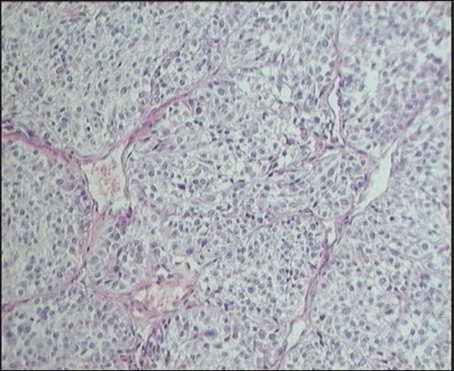
//> input picture usm_enhance/data/cells.png, 454 x 371 px
$ ./usm_enhance -i=data/ciclista_original.jpg data/cells.png out.png   (built with g++ and OpenCV 4)
//> lines starting //> are read from the running program, lines starting //| are printed output that depends on the picture
### usm_enhance/common_code.cpp
#include "common_code.hpp"

// [14 lines left out: function fsiv_create_box_filter, not called in this run]

cv::Mat
fsiv_create_gaussian_filter(const int r)
{
    CV_Assert(r>0);
    cv::Mat ret_v;
    //TODO: Remenber 6*sigma is approx 99,73% of the distribution.

    float size = 2*r+1;
    float a = 1.0/(2.0*M_PI*pow(size/6.0,2));
    ret_v = cv::Mat(size, size, CV_32FC1);
    for (int i = 0; i < size; ++i) {
        for (int j = 0; j < size; ++j) {
            float b = -(pow(i-r,2)+pow(j-r,2))/(2.0*pow(size/6.0,2));
            ret_v.at<float>(i, j) = a * exp(b);
            }
        }
    ret_v /= (cv::sum(ret_v));

    //
    CV_Assert(ret_v.type()==CV_32FC1);
    CV_Assert(ret_v.rows==(2*r+1) && ret_v.rows==ret_v.cols);
    CV_Assert(std::abs(1.0-cv::sum(ret_v)[0])<1.0e-6);
    return ret_v;
}

cv::Mat
fsiv_fill_expansion(cv::Mat const& in, const int r)
{
    CV_Assert(!in.empty());
    CV_Assert(r>0);
    cv::Mat ret_v;
    //TODO:
    //Use of cv::copyMakeBorder is not allowed.
    //Hint you don't need use any for sentence.

    if(in.type() == CV_32FC1){
        ret_v = cv::Mat::zeros(in.rows+2*r, in.cols+2*r, CV_32FC1);
    }

    else{
        ret_v = cv::Mat::zeros(in.rows+2*r, in.cols+2*r, CV_8UC1);
    }

    cv::Rect rectangulo(r, r, in.cols, in.rows); // (x, y, width, height)
    in.copyTo(ret_v(rectangulo)); // copia la imagen en el centro de la imagen de salida
    //
    CV_Assert(ret_v.type()==in.type());
    CV_Assert(ret_v.rows == in.rows+2*r);
    CV_Assert(ret_v.cols == in.cols+2*r);
    return ret_v;
}

// [39 lines left out: function fsiv_circular_expansion, not called in this run]

cv::Mat
fsiv_filter2D(cv::Mat const& in, cv::Mat const& filter)
{
    CV_Assert(!in.empty() && !filter.empty());
    CV_Assert(in.type()==CV_32FC1 && filter.type()==CV_32FC1);
    cv::Mat ret_v;
    //TODO
ret_v = cv::Mat::zeros((in.rows-2*(filter.rows/2)), (in.cols-2*(filter.cols/2)), CV_32FC1);
    // Aplicamos el fliltro 2D a la nueva imagen
    for (int i = 0; i < ret_v.rows; ++i) {
        for (int j = 0; j < ret_v.cols; ++j){
            ret_v.at<float>(i,j) = sum(filter.mul(in(cv::Rect(j, i, filter.cols, filter.rows)))).val[0];
        }
    }
    //
    CV_Assert(ret_v.type()==CV_32FC1);
    CV_Assert(ret_v.rows==in.rows-2*(filter.rows/2));
    CV_Assert(ret_v.cols==in.cols-2*(filter.cols/2));
    return ret_v;
}

cv::Mat
fsiv_combine_images(const cv::Mat src1, const cv::Mat src2,
                    double a, double b)
{
    CV_Assert(src1.type()==src2.type());
    CV_Assert(src1.rows==src2.rows);
    CV_Assert(src1.cols==src2.cols);
    cv::Mat ret_v;
    //TODO
  ret_v = src1.mul(a) + src2.mul(b);

    //
    CV_Assert(ret_v.type()==src2.type());
    CV_Assert(ret_v.rows==src2.rows);
    CV_Assert(ret_v.cols==src2.cols);
    return ret_v;
}

cv::Mat
fsiv_usm_enhance(cv::Mat  const& in, double g, int r,
                 int filter_type, bool circular, cv::Mat *unsharp_mask)
{
    CV_Assert(!in.empty());
    CV_Assert(in.type()==CV_32FC1);
    CV_Assert(r>0);
    CV_Assert(filter_type>=0 && filter_type<=1);
    CV_Assert(g>=0.0);
    cv::Mat ret_v;
    //TODO
    //Hint: use your own functions fsiv_xxxx

cv::Mat filtro, expansion;
    // Aplicamos los filtros
    if(filter_type == 0){
        filtro = fsiv_create_box_filter(r);
    }
    else{
        filtro = fsiv_create_gaussian_filter(r);
    }
    // Expansion de la imagen
    if(!circular){
        expansion = fsiv_fill_expansion(in, r);
    }
    else{
        expansion = fsiv_circular_expansion(in, r);
    }
    // Aplicamos el filtro 2D
    cv::Mat filtro2D = fsiv_filter2D(expansion, filtro);

    // unsharp  mask
    if(unsharp_mask){
        *unsharp_mask = filtro2D;
    }
    // Aplicamos la combinacion de imagenes
    ret_v = fsiv_combine_images(in, filtro2D, 1+g, -g);

    //
    CV_Assert(ret_v.rows==in.rows);
    CV_Assert(ret_v.cols==in.cols);
    CV_Assert(ret_v.type()==CV_32FC1);
    return ret_v;
}

### usm_enhance/usm_enhance.cpp
/*!
  Esto es un esqueleto de programa para usar en las prácticas
  de Visión Artificial.

  Se supone que se utilizará OpenCV.

  Para compilar, puedes ejecutar:
    g++ -Wall -o esqueleto esqueleto.cc `pkg-config opencv --cflags --libs`

*/

#include <iostream>
#include <exception>

//Includes para OpenCV, Descomentar según los módulo utilizados.
#include <opencv2/core/core.hpp>
#include <opencv2/core/utility.hpp>
#include <opencv2/highgui/highgui.hpp>
#include <opencv2/imgproc/imgproc.hpp>
//#include <opencv2/calib3d/calib3d.hpp>

#include "common_code.hpp"

const cv::String keys =
    "{help h usage ? |      | print this message.}"
    "{i interactive  |      | Interactive mode.}"
    "{r radius       |1     | Window's radius. Default 1.}"
    "{g gain         |1.0   | Enhance's gain. Default 1.0}"
    "{c circular     |      | Use circular convolution.}"
    "{f filter       |0     | Filter type: 0->Box, 1->Gaussian. Default 0.}"
    "{@input         |<none>| input image.}"
    "{@output        |<none>| output image.}"
    ;

class Parametros{

public:

    Parametros(cv::Mat dentro, double g, int r, int filter_type, bool circular){

        this->dentro = dentro;
        this->g = g;
        this->r = r;
        this->filter_type = filter_type;
        this->circular = circular;
        fuera = dentro.clone();
    }

    int g;
    int r;
    int filter_type;
    int circular;

    cv::Mat dentro;
    cv::Mat fuera;
    cv::Mat mask;
};

void trackbar_callback_g(int g, void* parametros)
{
    Parametros * aux = (Parametros *)parametros;
    aux->g = g;

    cv::Mat mask;

    if(aux->dentro.channels()==3){

        cv::cvtColor(aux->dentro, aux->dentro, cv::COLOR_BGR2HSV);
        std::vector <cv::Mat> channels;
        cv::split(aux->dentro, channels);
        channels[2] = fsiv_usm_enhance(channels[2], (double)(aux->g)/100, (int)(aux->r), (int)aux->filter_type, (bool)aux->circular, &mask);
        cv::merge(channels, aux->fuera);
        cv::cvtColor(aux->fuera, aux->fuera, cv::COLOR_HSV2BGR);
    }

    else{

        aux->fuera = fsiv_usm_enhance(aux->dentro, (double)(aux->g)/100, (int)(aux->r), (int)aux->filter_type, (bool)aux->circular, &mask);
    }

    //fsiv_usm_enhance(aux->dentro, (int)(aux->g)/100, (int)(aux->r), (int)aux->filter_type, (bool)aux->circular, &mask);

    aux->mask = mask;
    cv::imshow("OUTPUT", aux->fuera);
    cv::imshow("UNSHARP MASK", aux->mask);
}

void trackbar_callback_filter_type(int filter_type, void* parametros)
{
    Parametros * aux = (Parametros *)parametros;
    aux->filter_type = filter_type;

    cv::Mat mask;

    if(aux->dentro.channels()==3){

        cv::cvtColor(aux->dentro, aux->dentro, cv::COLOR_BGR2HSV);
        std::vector <cv::Mat> channels;
        cv::split(aux->dentro, channels);
        channels[2] = fsiv_usm_enhance(channels[2], (double)(aux->g)/100, (int)(aux->r), (int)aux->filter_type, (bool)aux->circular, &mask);
        cv::merge(channels, aux->fuera);
        cv::cvtColor(aux->fuera, aux->fuera, cv::COLOR_HSV2BGR);
    }

    else{

        aux->fuera = fsiv_usm_enhance(aux->dentro, (double)(aux->g)/100, (int)(aux->r), (int)aux->filter_type, (bool)aux->circular, &mask);
    }

    aux->mask = mask;
    cv::imshow("OUTPUT", aux->fuera);
    cv::imshow("UNSHARP MASK", aux->mask);
}

void trackbar_callback_circular(int circular, void* parametros)
{
    Parametros * aux = (Parametros *)parametros;
    aux->circular = circular;

    cv::Mat mask;

    if(aux->dentro.channels()==3){

        cv::cvtColor(aux->dentro, aux->dentro, cv::COLOR_BGR2HSV);
        std::vector <cv::Mat> channels;
        cv::split(aux->dentro, channels);
        channels[2] = fsiv_usm_enhance(channels[2], (double)(aux->g)/100, (int)(aux->r), (int)aux->filter_type, (bool)aux->circular, &mask);
        cv::merge(channels, aux->fuera);
        cv::cvtColor(aux->fuera, aux->fuera, cv::COLOR_HSV2BGR);
    }

    else{

        aux->fuera = fsiv_usm_enhance(aux->dentro, (double)(aux->g)/100, (int)(aux->r), (int)aux->filter_type, (bool)aux->circular, &mask);
    }

    aux->mask = mask;
    cv::imshow("OUTPUT", aux->fuera);
    cv::imshow("UNSHARP MASK", aux->mask);
}

void trackbar_callback_r(int r, void* parametros)
{
    Parametros * aux = (Parametros *)parametros;
    aux->r = r;

    cv::Mat mask;

    if(aux->dentro.channels()==3){

        cv::cvtColor(aux->dentro, aux->dentro, cv::COLOR_BGR2HSV);
        std::vector <cv::Mat> channels;
        cv::split(aux->dentro, channels);
        channels[2] = fsiv_usm_enhance(channels[2], (double)(aux->g)/100, (int)(aux->r), (int)aux->filter_type, (bool)aux->circular, &mask);
        cv::merge(channels, aux->fuera);
        cv::cvtColor(aux->fuera, aux->fuera, cv::COLOR_HSV2BGR);
    }

    else{

        aux->fuera = fsiv_usm_enhance(aux->dentro, (double)(aux->g)/100, (int)(aux->r), (int)aux->filter_type, (bool)aux->circular, &mask);
    }

    aux->mask = mask;
    cv::imshow("OUTPUT", aux->fuera);
    cv::imshow("UNSHARP MASK", aux->mask);
}

int
main (int argc, char* const* argv)
{
    int retCode=EXIT_SUCCESS;

    try {
        cv::CommandLineParser parser(argc, argv, keys);
        parser.about("Apply an unsharp mask enhance to an image.");
        if (parser.has("help"))
        {
            parser.printMessage();
            return EXIT_SUCCESS;
        }

        cv::String input_n = parser.get<cv::String>("@input");
        cv::String output_n = parser.get<cv::String>("@output");
        if (!parser.check())
        {
            parser.printErrors();
            return EXIT_FAILURE;
        }

        //TODO
        double g = 1.0;
        int r = 1;
        int filter_type=1;
        bool circular =false;

        cv::Mat input = cv::imread(input_n, cv::IMREAD_UNCHANGED);
//> input is the input picture: 371 rows x 454 cols, CV_8UC3; mean B, G, R 180.5, 174, 171.5

        if(parser.has("i")){
            cv::namedWindow("INPUT");
            cv::namedWindow("OUTPUT");
            cv::namedWindow("UNSHARP MASK");
            g = 100;
            r = 1;
            filter_type=1;
            circular = false;
            cv::Mat input = cv::imread(input_n, cv::IMREAD_UNCHANGED);
            input.convertTo(input, CV_32FC1, 1/255.0);
//> input: 371 rows x 454 cols, CV_32FC3
            cv::Mat mask = input.clone();
            cv::Mat output = input.clone();
            Parametros parametros(input, g, r, filter_type, circular);
            cv::createTrackbar("g", "INPUT", &parametros.g, 500, trackbar_callback_g, &parametros);
            cv::createTrackbar("r", "INPUT", &parametros.r, input.rows, trackbar_callback_r, &parametros);
            cv::createTrackbar("filter_type", "INPUT", &parametros.filter_type, 1, trackbar_callback_filter_type, &parametros);
            cv::createTrackbar("circular", "INPUT", &parametros.circular, 1, trackbar_callback_circular, &parametros);
            cv::imshow("INPUT", input);

            if(parametros.dentro.channels()==3){
                cv::cvtColor(parametros.dentro, parametros.dentro, cv::COLOR_BGR2HSV);
//> parametros.dentro: 371 rows x 454 cols, CV_32FC3; mean H, S, V 217.7, 0.1, 0.7
                std::vector <cv::Mat> canales;
                cv::split(parametros.dentro, canales);
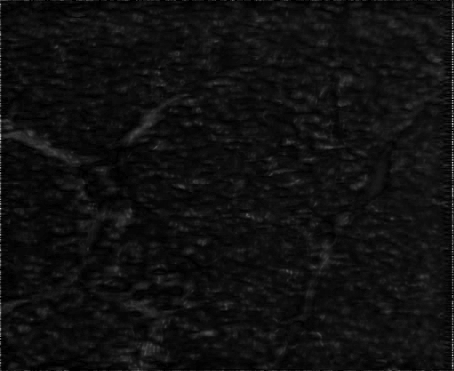
//> canales[1]: 371 rows x 454 cols, CV_32FC1; min 0, max 0.81, mean 0.0654
                canales[2] = fsiv_usm_enhance(canales[2], g, r, filter_type, circular, &mask);
                cv::merge(canales, parametros.fuera);
//> parametros.fuera: 371 rows x 454 cols, CV_32FC3; mean H, S, V 217.7, 0.1, 0.7
                cv::cvtColor(parametros.fuera, parametros.fuera, cv::COLOR_HSV2BGR);
            }

            else{
                parametros.fuera = fsiv_usm_enhance(parametros.dentro, g, r, filter_type, circular, &mask);
            }

            cv::imshow("OUTPUT", parametros.fuera);
            cv::imshow("UNSHARP MASK", mask);

            int key = cv::waitKey(0) & 0xff;
//> in trackbar_callback_g, `cv::cvtColor(aux->dentro, aux->dentro, cv::COLOR_BGR2HSV);`: aux->dentro: 371 rows x 454 cols, CV_32FC3; mean H, S, V 238.7, 1, 217.7
//> in trackbar_callback_g, `cv::merge(channels, aux->fuera);`: aux->fuera: 371 rows x 454 cols, CV_32FC3; mean H, S, V 238.7, 1, 217.9
//> in trackbar_callback_r, `cv::cvtColor(aux->dentro, aux->dentro, cv::COLOR_BGR2HSV);`: aux->dentro: 371 rows x 454 cols, CV_32FC3; mean H, S, V 293.3, 1, 246.6
//> in trackbar_callback_r, `cv::split(aux->dentro, channels);`:
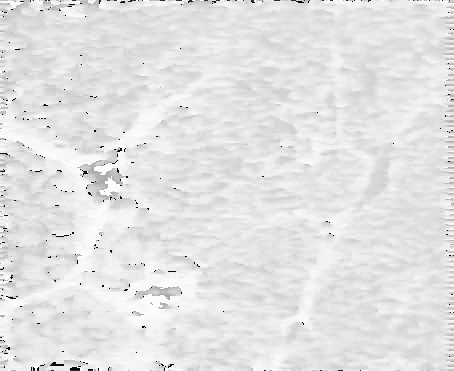
//> channels[0]: 371 rows x 454 cols, CV_32FC1; min 68.71, max 319.7, mean 293.3; drawn with min black and max white
//> in trackbar_callback_r, `cv::merge(channels, aux->fuera);`: aux->fuera: 371 rows x 454 cols, CV_32FC3; mean H, S, V 293.3, 1, 246.9
//> in trackbar_callback_filter_type, `cv::cvtColor(aux->dentro, aux->dentro, cv::COLOR_BGR2HSV);`: aux->dentro: 371 rows x 454 cols, CV_32FC3; mean H, S, V 290.2, 1, 293.6
//> in trackbar_callback_filter_type, `cv::split(aux->dentro, channels);`:
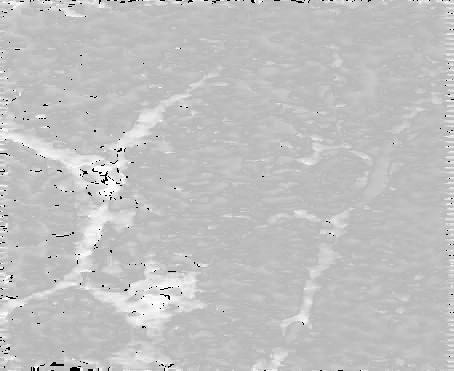
//> channels[0]: 371 rows x 454 cols, CV_32FC1; min 240, max 306.3, mean 290.2; drawn with min black and max white
//> in trackbar_callback_filter_type, `cv::merge(channels, aux->fuera);`: aux->fuera: 371 rows x 454 cols, CV_32FC3; mean H, S, V 290.2, 1, 293.9
//> in trackbar_callback_filter_type, `cv::cvtColor(aux->fuera, aux->fuera, cv::COLOR_HSV2BGR);`:
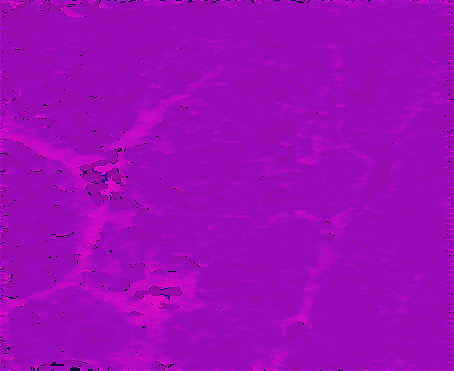
//> aux->fuera: 371 rows x 454 cols, CV_32FC3; mean B, G, R 293.6, 1, 247.2; drawn with min black and max white
//> in trackbar_callback_circular, `cv::cvtColor(aux->dentro, aux->dentro, cv::COLOR_BGR2HSV);`: aux->dentro: 371 rows x 454 cols, CV_32FC3; mean H, S, V 300.6, 1, 296.9
//> after the loop in fsiv_filter2D (call 5), `for (int i = 0; i < ret_v.rows; ++i)`:
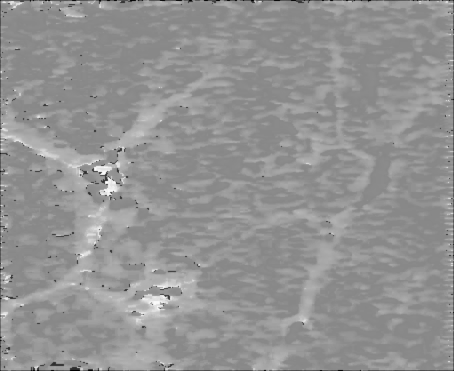
//> ret_v: 371 rows x 454 cols, CV_32FC1; min 214.4, max 356.2, mean 296.6; drawn with min black and max white
//> in fsiv_combine_images (call 5), `ret_v = src1.mul(a) + src2.mul(b);`:
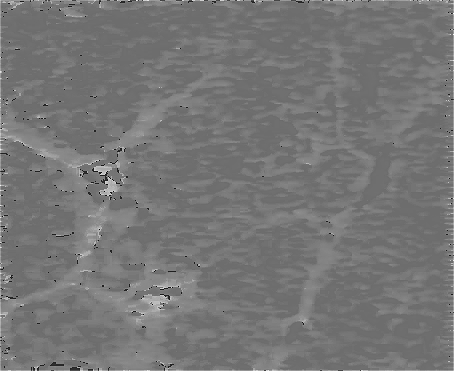
//> ret_v: 371 rows x 454 cols, CV_32FC1; min 201, max 408.3, mean 297.2; drawn with min black and max white
//> in trackbar_callback_circular, `cv::merge(channels, aux->fuera);`: aux->fuera: 371 rows x 454 cols, CV_32FC3; mean H, S, V 300.6, 1, 297.2
//> in trackbar_callback_circular, `cv::cvtColor(aux->fuera, aux->fuera, cv::COLOR_HSV2BGR);`:
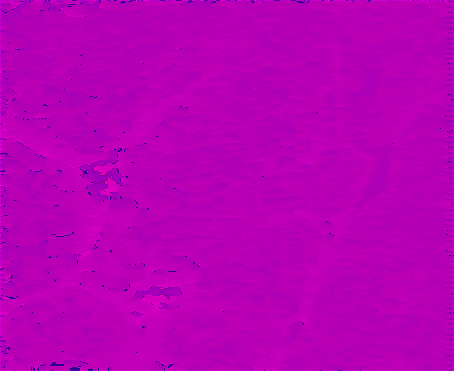
//> aux->fuera: 371 rows x 454 cols, CV_32FC3; mean B, G, R 290.4, 1, 293.9; drawn with min black and max white
//> the space key is pressed

            if (key != 27)
            {
                if (!cv::imwrite(output_n, parametros.fuera))
                {
                    std::cerr << "Error: could not save the result in file '"<<output_n<<"'."<< std::endl;
                    return EXIT_FAILURE;
                }
            }

            output = parametros.fuera;
            cv::imwrite(output_n, output);
            return retCode;
//> (the program exits here)
